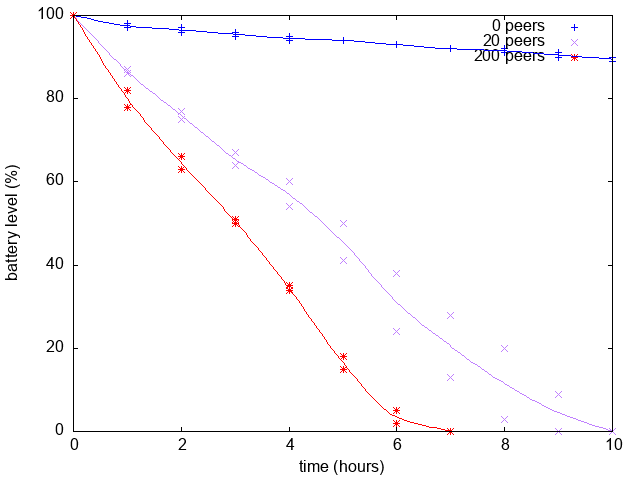

Generate this figure with gnuplot:
set terminal png
set xlabel 'time (hours)'
set ylabel 'battery level (%)'

plot \
  'battery_0.data' using 1:2 with points title "0 peers" lc "blue",\
  'battery_20.data' using 1:2 with points title "20 peers" lc "purple",\
  'battery_200.data' using 1:2 with points title "200 peers" lc "red",\
  'battery_0.data' using 1:2 smooth mcspline notitle lc "blue",\
  'battery_20.data' using 1:2 smooth mcspline notitle lc "purple",\
  'battery_200.data' using 1:2 smooth mcspline notitle lc "red"
